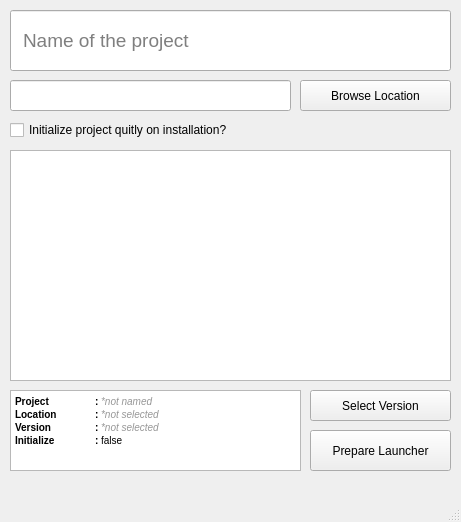
<?xml version="1.0" encoding="UTF-8"?>
<ui version="4.0">
 <class>MainWindow</class>
 <widget class="QMainWindow" name="MainWindow">
  <property name="geometry">
   <rect>
    <x>0</x>
    <y>0</y>
    <width>461</width>
    <height>522</height>
   </rect>
  </property>
  <property name="windowTitle">
   <string>PHP Launchpad v1.3.0</string>
  </property>
  <property name="windowIcon">
   <iconset>
    <normaloff>../../favicon.ico</normaloff>../../favicon.ico</iconset>
  </property>
  <property name="toolTipDuration">
   <number>1</number>
  </property>
  <widget class="QWidget" name="centralwidget">
   <widget class="QLineEdit" name="installLocationInput">
    <property name="geometry">
     <rect>
      <x>10</x>
      <y>80</y>
      <width>281</width>
      <height>31</height>
     </rect>
    </property>
   </widget>
   <widget class="QPushButton" name="selectLocationButton">
    <property name="geometry">
     <rect>
      <x>300</x>
      <y>80</y>
      <width>151</width>
      <height>31</height>
     </rect>
    </property>
    <property name="text">
     <string>Browse Location</string>
    </property>
   </widget>
   <widget class="QLineEdit" name="projectNameInput">
    <property name="geometry">
     <rect>
      <x>10</x>
      <y>10</y>
      <width>441</width>
      <height>61</height>
     </rect>
    </property>
    <property name="font">
     <font>
      <pointsize>14</pointsize>
     </font>
    </property>
    <property name="styleSheet">
     <string notr="true">padding: 10px;</string>
    </property>
    <property name="placeholderText">
     <string>Name of the project</string>
    </property>
   </widget>
   <widget class="QListWidget" name="releasedVersionsList">
    <property name="geometry">
     <rect>
      <x>10</x>
      <y>150</y>
      <width>441</width>
      <height>231</height>
     </rect>
    </property>
   </widget>
   <widget class="QPushButton" name="selectVersionButton">
    <property name="geometry">
     <rect>
      <x>310</x>
      <y>390</y>
      <width>141</width>
      <height>31</height>
     </rect>
    </property>
    <property name="text">
     <string>Select Version</string>
    </property>
   </widget>
   <widget class="QPushButton" name="prepareLauncherButton">
    <property name="geometry">
     <rect>
      <x>310</x>
      <y>430</y>
      <width>141</width>
      <height>41</height>
     </rect>
    </property>
    <property name="text">
     <string>Prepare Launcher</string>
    </property>
   </widget>
   <widget class="QTextBrowser" name="installationDetails">
    <property name="geometry">
     <rect>
      <x>10</x>
      <y>390</y>
      <width>291</width>
      <height>81</height>
     </rect>
    </property>
    <property name="html">
     <string>&lt;!DOCTYPE HTML PUBLIC &quot;-//W3C//DTD HTML 4.0//EN&quot; &quot;http://www.w3.org/TR/REC-html40/strict.dtd&quot;&gt;
&lt;html&gt;&lt;head&gt;&lt;meta name=&quot;qrichtext&quot; content=&quot;1&quot; /&gt;&lt;style type=&quot;text/css&quot;&gt;
p, li { white-space: pre-wrap; }
&lt;/style&gt;&lt;/head&gt;&lt;body style=&quot; font-family:'MS Shell Dlg 2'; font-size:7.8pt; font-weight:400; font-style:normal;&quot;&gt;
&lt;p style=&quot; margin-top:0px; margin-bottom:0px; margin-left:0px; margin-right:0px; -qt-block-indent:0; text-indent:0px;&quot;&gt;&lt;span style=&quot; font-weight:600;&quot;&gt;Project	: &lt;/span&gt;&lt;span style=&quot; font-style:italic; color:#9c9c9c;&quot;&gt;*&lt;/span&gt;&lt;span style=&quot; font-style:italic; color:#969696;&quot;&gt;not named&lt;/span&gt;&lt;/p&gt;
&lt;p style=&quot; margin-top:0px; margin-bottom:0px; margin-left:0px; margin-right:0px; -qt-block-indent:0; text-indent:0px;&quot;&gt;&lt;span style=&quot; font-weight:600;&quot;&gt;Location	: &lt;/span&gt;&lt;span style=&quot; font-style:italic; color:#969696;&quot;&gt;*not selected&lt;/span&gt;&lt;/p&gt;
&lt;p style=&quot; margin-top:0px; margin-bottom:0px; margin-left:0px; margin-right:0px; -qt-block-indent:0; text-indent:0px;&quot;&gt;&lt;span style=&quot; font-weight:600;&quot;&gt;Version	: &lt;/span&gt;&lt;span style=&quot; font-style:italic; color:#969696;&quot;&gt;*not selected&lt;/span&gt;&lt;/p&gt;
&lt;p style=&quot; margin-top:0px; margin-bottom:0px; margin-left:0px; margin-right:0px; -qt-block-indent:0; text-indent:0px;&quot;&gt;&lt;span style=&quot; font-weight:600;&quot;&gt;Initialize	: &lt;/span&gt;false&lt;/p&gt;&lt;/body&gt;&lt;/html&gt;</string>
    </property>
   </widget>
   <widget class="QCheckBox" name="initOnLaunchCheckBox">
    <property name="geometry">
     <rect>
      <x>10</x>
      <y>120</y>
      <width>431</width>
      <height>20</height>
     </rect>
    </property>
    <property name="text">
     <string>Initialize project quitly on installation?</string>
    </property>
   </widget>
  </widget>
  <widget class="QMenuBar" name="menubar">
   <property name="geometry">
    <rect>
     <x>0</x>
     <y>0</y>
     <width>461</width>
     <height>26</height>
    </rect>
   </property>
  </widget>
  <widget class="QStatusBar" name="statusbar"/>
 </widget>
 <resources/>
 <connections/>
</ui>
